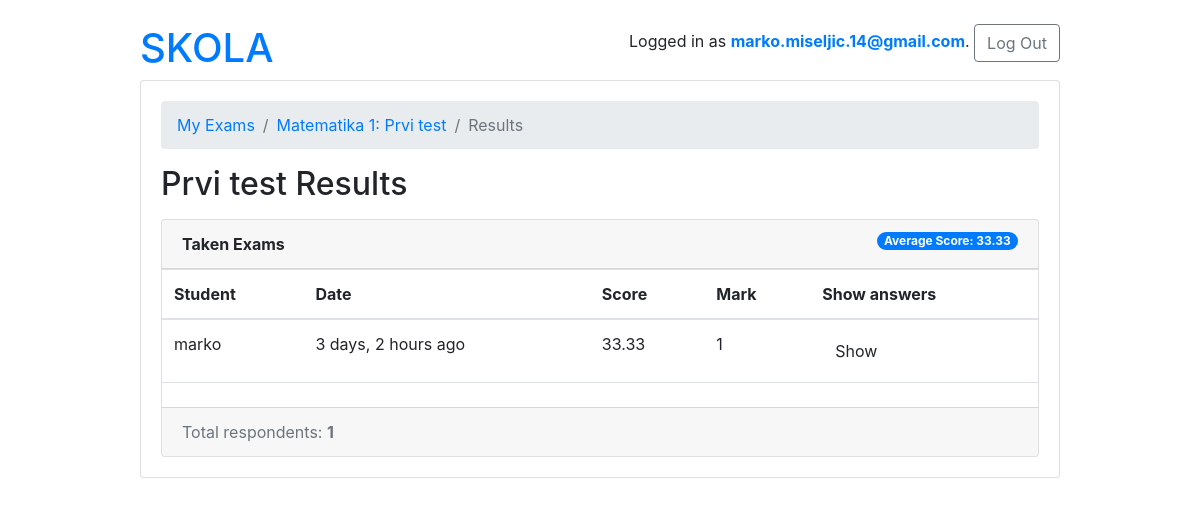
The page /teachers/exam/3/results/ (signed in) on the database its author committed.
### account/models.py (models this page shows, shortened)
class User(AbstractBaseUser):
    first_name = models.CharField(max_length=220)
    last_name = models.CharField(max_length=220)
    email = models.EmailField(
        verbose_name='Email address',
        max_length=255,
        unique=True
    )
    username = models.CharField(max_length=40, unique=True)
    date_joined = models.DateTimeField(verbose_name="date joined", auto_now_add=True)
    last_login = models.DateTimeField(verbose_name="last login", auto_now=True)
    is_admin = models.BooleanField(default=False)
    is_staff = models.BooleanField(default=False)
    is_superuser = models.BooleanField(default=False)
    proflie_image = models.ImageField(max_length=255, upload_to=get_profile_image_filepath, null=True, blank=True)
    is_student = models.BooleanField(default=False)
    is_teacher = models.BooleanField(default=False)
    is_active = models.BooleanField(default=True)
    objects = MyAccountManager()
    USERNAME_FIELD = 'email'
    REQUIRED_FIELDS = ['username']

class TakenExam(models.Model):
    student = models.ForeignKey(Student, on_delete=models.CASCADE, related_name='taken_exams')
    exam = models.ForeignKey(Exam, on_delete=models.CASCADE, related_name='taken_exams')
    score = models.FloatField()
    date = models.DateTimeField(auto_now_add=True)

class Student(models.Model):
    user = models.OneToOneField('User', on_delete=models.CASCADE, primary_key=True, related_name='student')
    exams = models.ManyToManyField(Exam, through='TakenExam')

### school/models.py (models this page shows, shortened)
class Exam(models.Model):
    type = models.CharField(max_length=100)
    active = models.BooleanField(default=False)
    duration = models.IntegerField()
    nuber_of_questions = models.IntegerField()
    required_score_to_pass = models.IntegerField(help_text="required score in %")
    subject  = models.ForeignKey(Subject, on_delete=models.CASCADE)
    owner = models.ForeignKey('account.User', on_delete=models.CASCADE, related_name='exams')
    def __str__(self):
        return f"{self.subject}: {self.type}"

class Subject(models.Model):
    name = models.CharField(max_length=220)
    school = models.ManyToManyField(School, related_name='school')
    def __str__(self):
        return self.name

### account/views.py (the view)
# urls.py: path('exam/<int:pk>/results/', ExamResultsView.as_view(), name='exam_results'),
class ExamResultsView(DetailView):
    model = Exam
    context_object_name = 'exam'
    template_name = 'teachers/exam_results.html'
    def get_context_data(self, **kwargs):
        exam = self.get_object()
        taken_exams = exam.taken_exams.select_related('student__user').order_by('-date')
        total_taken_exams = taken_exams.count()
        exam_score = exam.taken_exams.aggregate(average_score=Avg('score'))
        extra_content = {
            'taken_exams': taken_exams,
            'total_taken_exams': total_taken_exams,
            'exam_score': exam_score
        }
        kwargs.update(extra_content)
        return super().get_context_data(**kwargs)
    def get_queryset(self):
        return self.request.user.exams.all()

### account/models.py (called while the page is built)
    def __str__(self):
        return self.answer.text

### school/models.py (called while the page is built)
    def __str__(self):
        return self.question_text

### templates/teachers/exam_results.html (shortened to what this page needs)
{% extends '../base.html' %}
{% load crispy_forms_tags humanize  %}
{% block content %}
<nav aria-label="breadcrumb">
    <ol class="breadcrumb">
        <li class="breadcrumb-item"><a href="{% url 'teachers:exam_change_list' %}">My Exams</a></li>
        <li class="breadcrumb-item"><a href="{% url 'teachers:exam_change' exam.pk %}">{{ exam }}</a></li>
        <li class="breadcrumb-item active" aria-current="page">Results</li>
    </ol>
</nav>
<h2 class="mb-3">{{ exam.type }} Results</h2>
<div class="card">
    <div class="card-header">
        <strong>Taken Exams</strong>
        <span class="badge badge-pill badge-primary float-right">Average Score:
            {% if exam_score.average_score == 0.0 %} {{ exam_score.average_score|default_if_none:0.0 }} {% else %} {{exam_score.average_score|floatformat:2 }} {% endif %}
            </span>
    </div>
    <table class="table mb-0">
        <thead>
            <tr>
                <th>Student</th>
                <th>Date</th>
                <th>Score</th>
                <th>Mark</th>
                <th>Show answers</th>
            </tr>
        </thead>
        <tbody>
            {% for taken_exam in taken_exams %}
            <tr data-toggle="collapse" data-target="#taken_exam{{taken_exam.id}}" class="accordion-toogle">
                <td>{{ taken_exam.student.user.username }}</td>
                <td>{{ taken_exam.date|naturaltime }}</td>
                <td>{{ taken_exam.score|floatformat:2 }}</td>
                <td>
                    {% if taken_exam.score >= 55 and taken_exam.score < 65 %}
                    2
                    {% elif taken_exam.score >= 65 and taken_exam.score < 75 %}
                    3
                    {% elif taken_exam.score >= 75 and taken_exam.score < 90 %}
                    4
                    {% elif taken_exam.score >= 90 and taken_exam.score <= 100 %}
                    5
                    {% elif taken_exam.score < 55 %}
                    1
                    {% endif %}
                </td>
                <td><button class="btn btn-default btn-xs"><span
                            class="glyphicon glyphicon-eye-open">Show</span></button></td>
            </tr>
            <tr>
                <td colspan="12" class="hiddenRow">
                </td>
            </tr>
            {% endfor %}
        </tbody>
    </table>
    <div class="card-footer text-muted">
        Total respondents: <strong>{{ total_taken_exams }}</strong>
    </div>
</div>
{% endblock content %}

### templates/base.html (shortened to what this page needs)
{% load static %}
<!doctype html>
<html lang="eng">
<head>
    <link rel="stylesheet" href="https://cdn.jsdelivr.net/npm/bootstrap@4.5.3/dist/css/bootstrap.min.css"
>
</head>
<body>
    <div class="container my-4">
        <div class="row justify-content-center">
            <div class="col-md-10 col-sm-12">
                <div class="row">
                    <div class="col-6">
                        <h1><a href="{% url 'home' %}">SKOLA</a></h1>
                    </div>
                    <div class="col-6 text-right">
                        {% if user.is_authenticated %}
                            <p>Logged in as <strong><a href="{% url 'users:profile' user.pk %}">{{user.email}}</a></strong>. <a href="{% url 'logout' %}" class="btn btn-outline-secondary btn-md" role="button">Log Out</a></p>
                        {% else %}
                            <p><a href="{% url 'login' %}" class="btn btn-light" role="button">Log in</a></p>
                        {% endif %}
                    </div>
                </div>
                <div class="card mb-3">
                    <div class="card-body">
                        {% block content %}
                        {% endblock content %}
                    </div>
                </div>
            </div>
        </div>
    </div>
</body>
</html>

### rows shown on the page
User: email "marko.miseljic.14@gmail.com"
Exam: subject+type "Matematika 1: Prvi test", type "Prvi test"
TakenExam: student.user.username "marko", date "3 days, 2 hours ago", score "33.33", shows "1"

### other values the page prints
{{ exam_score.average_score|floatformat:2 }} "33.33"
{{ total_taken_exams }} "1"
